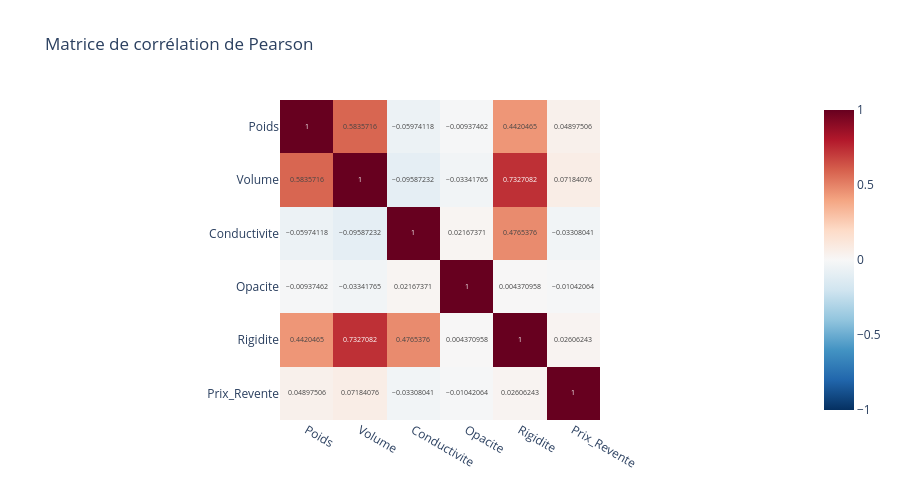

Notebook code for this chart:
### Markdown cell above
## Matrice de corrélation
Nous cherchons ici à évaluer la multicolinéarité potentielle entre nos variables explicatives continues. Des corrélations très fortes pourraient nécessiter la suppression de certaines variables.

### Code cell
corr_matrix = df[NUMERIC].corr()
fig_corr = px.imshow(
    corr_matrix, 
    text_auto=True, 
    color_continuous_scale='RdBu_r', 
    zmin=-1, zmax=1,
    title="Matrice de corrélation de Pearson",
    height=500
)
fig_corr.show()

### Figure 1 — Plotly figure (JSON) as saved in the notebook; plotly's stock layout.template omitted (floating-point values rounded to 4 significant figures)
{"data": [{"coloraxis": "coloraxis", "hovertemplate": "x: %{x}<br>y: %{y}<br>color: %{z}<extra></extra>", "name": "0", "texttemplate": "%{z}", "type": "heatmap", "x": ["Poids", "Volume", "Conductivite", "Opacite", "Rigidite", "Prix_Revente"], "xaxis": "x", "y": ["Poids", "Volume", "Conductivite", "Opacite", "Rigidite", "Prix_Revente"], "yaxis": "y", "z": [[1.0, 0.5836, -0.05974, -0.009375, 0.442, 0.04898], [0.5836, 1.0, -0.09587, -0.03342, 0.7327, 0.07184], [-0.05974, -0.09587, 1.0, 0.02167, 0.4765, -0.03308], [-0.009375, -0.03342, 0.02167, 1.0, 0.004371, -0.01042], [0.442, 0.7327, 0.4765, 0.004371, 1.0, 0.02606], [0.04898, 0.07184, -0.03308, -0.01042, 0.02606, 1.0]]}], "layout": {"coloraxis": {"cmax": 1, "cmin": -1, "colorscale": [[0, "rgb(5,48,97)"], [0.1, "rgb(33,102,172)"], [0.2, "rgb(67,147,195)"], [0.3, "rgb(146,197,222)"], [0.4, "rgb(209,229,240)"], [0.5, "rgb(247,247,247)"], [0.6, "rgb(253,219,199)"], [0.7, "rgb(244,165,130)"], [0.8, "rgb(214,96,77)"], [0.9, "rgb(178,24,43)"], [1, "rgb(103,0,31)"]]}, "height": 500, "title": {"text": "Matrice de corrélation de Pearson"}, "xaxis": {"anchor": "y", "constrain": "domain", "domain": [0, 1], "scaleanchor": "y"}, "yaxis": {"anchor": "x", "autorange": "reversed", "constrain": "domain", "domain": [0, 1]}}}
